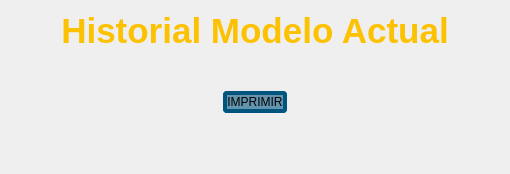
               <widget class="QWidget" name="DataBase_page">
                <layout class="QVBoxLayout" name="verticalLayout_19">
                 <item>
                  <layout class="QVBoxLayout" name="verticalLayout_18">
                   <property name="spacing">
                    <number>0</number>
                   </property>
                   <property name="leftMargin">
                    <number>50</number>
                   </property>
                   <property name="topMargin">
                    <number>0</number>
                   </property>
                   <property name="rightMargin">
                    <number>50</number>
                   </property>
                   <property name="bottomMargin">
                    <number>50</number>
                   </property>
                   <item>
                    <widget class="QLabel" name="label">
                     <property name="text">
                      <string>&lt;html&gt;&lt;head/&gt;&lt;body&gt;&lt;p align=&quot;center&quot;&gt;&lt;span style=&quot; font-size:26pt; font-weight:700; color:#fcc101;&quot;&gt;Historial Modelo Actual&lt;/span&gt;&lt;/p&gt;&lt;/body&gt;&lt;/html&gt;</string>
                     </property>
                    </widget>
                   </item>
                   <item>
                    <spacer name="verticalSpacer_12">
                     <property name="orientation">
                      <enum>Qt::Vertical</enum>
                     </property>
                     <property name="sizeType">
                      <enum>QSizePolicy::Fixed</enum>
                     </property>
                     <property name="sizeHint" stdset="0">
                      <size>
                       <width>20</width>
                       <height>40</height>
                      </size>
                     </property>
                    </spacer>
                   </item>
                   <item>
                    <widget class="QWidget" name="DatabaseWidget" native="true">
                     <property name="sizePolicy">
                      <sizepolicy hsizetype="Minimum" vsizetype="Expanding">
                       <horstretch>0</horstretch>
                       <verstretch>0</verstretch>
                      </sizepolicy>
                     </property>
                     <property name="styleSheet">
                      <string notr="true">background-color: rgba(33, 37, 43, 190);
background-color: rgba(255, 196, 0, 150);</string>
                     </property>
                    </widget>
                   </item>
                   <item>
                    <layout class="QHBoxLayout" name="horizontalLayout_6">
                     <item>
                      <spacer name="horizontalSpacer_4">
                       <property name="orientation">
                        <enum>Qt::Horizontal</enum>
                       </property>
                       <property name="sizeHint" stdset="0">
                        <size>
                         <width>40</width>
                         <height>20</height>
                        </size>
                       </property>
                      </spacer>
                     </item>
                     <item>
                      <widget class="QPushButton" name="btn_printCurrIndex">
                       <property name="styleSheet">
                        <string notr="true">QPushButton{
background-color: rgba(0, 85, 127, 150);
font: 700 18pt &quot;Segoe UI&quot;;
border-radius: 4px;
border: 4px solid black;
border-color: rgb(0, 85, 127);}

QPushButton:pressed {
	background-color: rgb(0, 85, 127);
}</string>
                       </property>
                       <property name="text">
                        <string>IMPRIMIR</string>
                       </property>
                      </widget>
                     </item>
                     <item>
                      <spacer name="horizontalSpacer_7">
                       <property name="orientation">
                        <enum>Qt::Horizontal</enum>
                       </property>
                       <property name="sizeHint" stdset="0">
                        <size>
                         <width>40</width>
                         <height>20</height>
                        </size>
                       </property>
                      </spacer>
                     </item>
                    </layout>
                   </item>
                  </layout>
                 </item>
                </layout>
               </widget>
